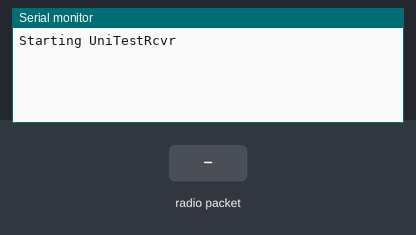
A sketch run on a simulated Seeed XIAO ESP32-S3. Parts: the last lines printed to the serial monitor. The inputs (shaded band) are chosen by the test bench.

Above: at 2.2 s.
2.3 s: radio packet "1" arrives
At 3.4 s:
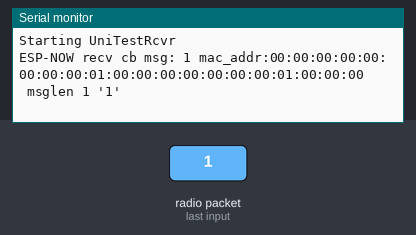
3.8 s: radio packet "0" arrives
At 4.5 s:
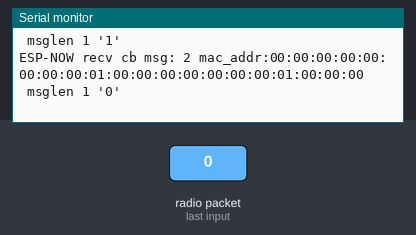
5.3 s: radio packet "2" arrives
At 5.7 s:
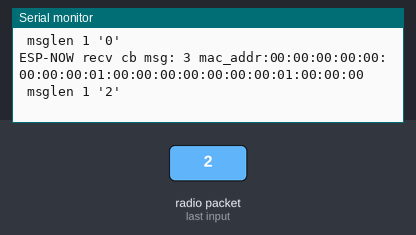

Measured:
- after the input at 2.3 s, the serial monitor: prints a new line at once (image 1)
- after the input at 3.8 s, the serial monitor: prints a new line at once (image 2)
- after the input at 5.3 s, the serial monitor: prints a new line at once (image 3)

The sketch:

UniTestRcvr.ino
```cpp
/* Author: https://github.com/Mark-MDO47  Dec. 22, 2024
 *  https://github.com/Mark-MDO47/UniRemote
 *
 * UniTestRcvr - Code for receiving commands from UniRemote
 *
 */

/*
   Copyright 2024, 2025 Mark Olson

   Licensed under the Apache License, Version 2.0 (the "License");
   you may not use this file except in compliance with the License.
   You may obtain a copy of the License at

       http://www.apache.org/licenses/LICENSE-2.0

   Unless required by applicable law or agreed to in writing, software
   distributed under the License is distributed on an "AS IS" BASIS,
   WITHOUT WARRANTIES OR CONDITIONS OF ANY KIND, either express or implied.
   See the License for the specific language governing permissions and
   limitations under the License.
 */

 // This code was developed after reading the Random Nerd Tutorial below.
 // There are significant differences in this code and that, but I want to give a
 //    tip of the hat to Rui Santos & Sara Santos for the wonderful work they do.
 /*
  Rui Santos & Sara Santos - Random Nerd Tutorials
  Complete project details at https://RandomNerdTutorials.com/esp-now-esp32-arduino-ide/
  Permission is hereby granted, free of charge, to any person obtaining a copy of this software and associated documentation files.
  The above copyright notice and this permission notice shall be included in all copies or substantial portions of the Software.
*/


#include <esp_now.h>  // for ESP-NOW
#include <WiFi.h>     // for ESP-NOW

// DEBUG definitions

#define DEBUG_SERIALPRINT 1 // print messages
#if DEBUG_SERIALPRINT
  #define DBG_SERIALPRINT   Serial.print
  #define DBG_SERIALPRINTLN Serial.println
#else  // not DEBUG_SERIALPRINT
#endif // DEBUG_SERIALPRINT

#if DEBUG_SERIALPRINT
  #define DEBUG_MAC_ADDRESS 1
#endif // DEBUG_SERIALPRINT

// ESP-NOW definitions
static char g_esp_now_recv_data[ESP_NOW_MAX_DATA_LEN+1];
static uint16_t g_esp_now_recv_msglen = 0;
static uint16_t g_esp_now_recv_msgnum = 0;
static uint16_t g_esp_now_prev_msgnum = 0;
static esp_err_t g_esp_now_recv_status = ESP_OK;
#define MDO_ESP_NOW_HDR_NUM 20 // basically for debugging. Last used one is the 18th
#define MDO_ESP_NOW_HDR_MAC_OFFSET 12 // This is where the MAC address is on my system
static char g_esp_now_header[MDO_ESP_NOW_HDR_NUM];

/////////////////////////////////////////////////////////////////////////////////////////////////////////
// esp_now_recv_callback() - callback function that will be executed when data is received
void esp_now_recv_callback(const uint8_t * mac_addr, const uint8_t *recv_data, int recv_len) {
  g_esp_now_recv_msgnum += 1;
  g_esp_now_recv_msglen = recv_len;
  if (recv_len >= sizeof(g_esp_now_recv_data)) {
    g_esp_now_recv_status = ESP_ERR_ESPNOW_ARG;
    return;
  }
  g_esp_now_recv_status = ESP_OK;
  memset(g_esp_now_recv_data, '\0', recv_len+1);
  strncpy(g_esp_now_recv_data, (char *)recv_data, recv_len);
  memcpy(g_esp_now_header, mac_addr, MDO_ESP_NOW_HDR_NUM);
} // end esp_now_recv_callback()

/////////////////////////////////////////////////////////////////////////////////////////////////////////
// setup() - initialize hardware and software
//       returns: nothing
//   Serial - only if serial debugging enabled
//   WiFi   - for ESP-NOW communications
//
void setup() {
#if DEBUG_SERIALPRINT
  Serial.begin(115200); // basically for debugging...
  while (!Serial) {
    ; // wait for serial port to connect. Needed for native USB port only
  }
  delay(1000); // 1 second delay - XIAO ESP32S3 Sense and others need this
  DBG_SERIALPRINTLN(""); // print a blank line in case there is some junk from power-on
  DBG_SERIALPRINTLN("\nStarting UniTestRcvr\n");
#endif // DEBUG_SERIALPRINT

  // Set device as a Wi-Fi Station
  WiFi.mode(WIFI_STA);

  // init ESP-NOW
  esp_err_t status_init_espnow = esp_now_init();
  if (status_init_espnow != ESP_OK) {
    DBG_SERIALPRINT("ERROR: ESP-NOW init error ");
    DBG_SERIALPRINTLN(status_init_espnow);
    return;
  }

  // register ESP-NOW receiver callback
  esp_err_t status_init_recv_cb = esp_now_register_recv_cb(esp_now_recv_cb_t(esp_now_recv_callback));

} // end setup()

/////////////////////////////////////////////////////////////////////////////////////////////////////////
// loop()
//
void loop() {

  if (g_esp_now_prev_msgnum != g_esp_now_recv_msgnum) {
    g_esp_now_prev_msgnum = g_esp_now_recv_msgnum;
    if (ESP_OK == g_esp_now_recv_status) {
      DBG_SERIALPRINT("ESP-NOW recv cb msg: ");
      DBG_SERIALPRINT(g_esp_now_recv_msgnum);

#ifdef DEBUG_MAC_ADDRESS
      DBG_SERIALPRINT(" mac_addr");
      for (int i = 0; i < MDO_ESP_NOW_HDR_NUM; i++) {
        DBG_SERIALPRINT(":");
        if (g_esp_now_header[i] < 16) { // is this stupid or what?
          DBG_SERIALPRINT("0");
        }
        DBG_SERIALPRINT(g_esp_now_header[i],HEX);
      }
      DBG_SERIALPRINTLN(" ");
#endif // DEBUG_MAC_ADDRESS

      DBG_SERIALPRINT(" msglen ");
      DBG_SERIALPRINT(g_esp_now_recv_msglen);
      DBG_SERIALPRINT(" '");
      DBG_SERIALPRINT((char *)g_esp_now_recv_data);
      DBG_SERIALPRINTLN("'");
    } else if (ESP_ERR_ESPNOW_ARG == g_esp_now_recv_status) {
      DBG_SERIALPRINT("ERROR: ESP-NOW recv cb error: recv_len too big: ");
      DBG_SERIALPRINT(g_esp_now_recv_msglen);
      DBG_SERIALPRINT(" msg ");
      DBG_SERIALPRINTLN(g_esp_now_recv_msgnum);
    } else {
      DBG_SERIALPRINT("ERROR: ESP_NOW unknown error status ");
      DBG_SERIALPRINT(g_esp_now_recv_status);
      DBG_SERIALPRINT(" msg ");
      DBG_SERIALPRINTLN(g_esp_now_recv_msgnum);
    }
  }
} // end loop()
```
